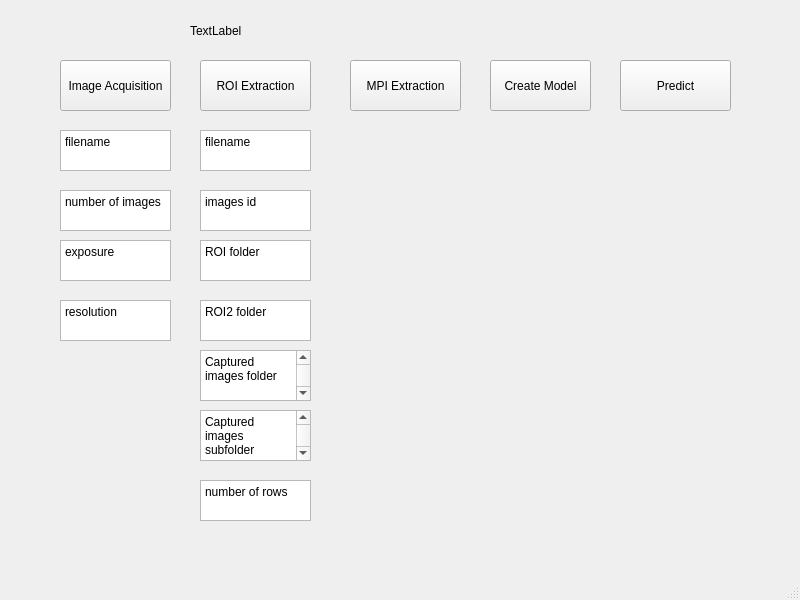
<?xml version="1.0" encoding="UTF-8"?>
<ui version="4.0">
 <class>MainWindow</class>
 <widget class="QMainWindow" name="MainWindow">
  <property name="geometry">
   <rect>
    <x>0</x>
    <y>0</y>
    <width>800</width>
    <height>600</height>
   </rect>
  </property>
  <property name="windowTitle">
   <string>MainWindow</string>
  </property>
  <widget class="QWidget" name="centralwidget">
   <widget class="QPushButton" name="pushButton">
    <property name="geometry">
     <rect>
      <x>60</x>
      <y>60</y>
      <width>111</width>
      <height>51</height>
     </rect>
    </property>
    <property name="text">
     <string>Image Acquisition</string>
    </property>
   </widget>
   <widget class="QPushButton" name="pushButton_2">
    <property name="geometry">
     <rect>
      <x>200</x>
      <y>60</y>
      <width>111</width>
      <height>51</height>
     </rect>
    </property>
    <property name="text">
     <string>ROI Extraction</string>
    </property>
   </widget>
   <widget class="QPushButton" name="pushButton_3">
    <property name="geometry">
     <rect>
      <x>350</x>
      <y>60</y>
      <width>111</width>
      <height>51</height>
     </rect>
    </property>
    <property name="text">
     <string>MPI Extraction</string>
    </property>
   </widget>
   <widget class="QPushButton" name="pushButton_4">
    <property name="geometry">
     <rect>
      <x>490</x>
      <y>60</y>
      <width>101</width>
      <height>51</height>
     </rect>
    </property>
    <property name="text">
     <string>Create Model</string>
    </property>
   </widget>
   <widget class="QPushButton" name="pushButton_5">
    <property name="geometry">
     <rect>
      <x>620</x>
      <y>60</y>
      <width>111</width>
      <height>51</height>
     </rect>
    </property>
    <property name="text">
     <string>Predict</string>
    </property>
   </widget>
   <widget class="QPlainTextEdit" name="plainTextEdit">
    <property name="geometry">
     <rect>
      <x>60</x>
      <y>130</y>
      <width>111</width>
      <height>41</height>
     </rect>
    </property>
    <property name="plainText">
     <string>filename
</string>
    </property>
   </widget>
   <widget class="QPlainTextEdit" name="plainTextEdit_2">
    <property name="geometry">
     <rect>
      <x>60</x>
      <y>190</y>
      <width>111</width>
      <height>41</height>
     </rect>
    </property>
    <property name="plainText">
     <string>number of images</string>
    </property>
   </widget>
   <widget class="QPlainTextEdit" name="plainTextEdit_3">
    <property name="geometry">
     <rect>
      <x>60</x>
      <y>240</y>
      <width>111</width>
      <height>41</height>
     </rect>
    </property>
    <property name="plainText">
     <string>exposure
</string>
    </property>
   </widget>
   <widget class="QPlainTextEdit" name="plainTextEdit_4">
    <property name="geometry">
     <rect>
      <x>60</x>
      <y>300</y>
      <width>111</width>
      <height>41</height>
     </rect>
    </property>
    <property name="plainText">
     <string>resolution
</string>
    </property>
   </widget>
   <widget class="QPlainTextEdit" name="plainTextEdit_5">
    <property name="geometry">
     <rect>
      <x>200</x>
      <y>130</y>
      <width>111</width>
      <height>41</height>
     </rect>
    </property>
    <property name="plainText">
     <string>filename
</string>
    </property>
   </widget>
   <widget class="QPlainTextEdit" name="plainTextEdit_6">
    <property name="geometry">
     <rect>
      <x>200</x>
      <y>190</y>
      <width>111</width>
      <height>41</height>
     </rect>
    </property>
    <property name="plainText">
     <string>images id
</string>
    </property>
   </widget>
   <widget class="QPlainTextEdit" name="plainTextEdit_7">
    <property name="geometry">
     <rect>
      <x>200</x>
      <y>240</y>
      <width>111</width>
      <height>41</height>
     </rect>
    </property>
    <property name="plainText">
     <string>ROI folder
</string>
    </property>
   </widget>
   <widget class="QPlainTextEdit" name="plainTextEdit_8">
    <property name="geometry">
     <rect>
      <x>200</x>
      <y>300</y>
      <width>111</width>
      <height>41</height>
     </rect>
    </property>
    <property name="plainText">
     <string>ROI2 folder
</string>
    </property>
   </widget>
   <widget class="QPlainTextEdit" name="plainTextEdit_9">
    <property name="geometry">
     <rect>
      <x>200</x>
      <y>350</y>
      <width>111</width>
      <height>51</height>
     </rect>
    </property>
    <property name="plainText">
     <string>Captured images folder
</string>
    </property>
   </widget>
   <widget class="QPlainTextEdit" name="plainTextEdit_10">
    <property name="geometry">
     <rect>
      <x>200</x>
      <y>410</y>
      <width>111</width>
      <height>51</height>
     </rect>
    </property>
    <property name="plainText">
     <string>Captured images subfolder
</string>
    </property>
   </widget>
   <widget class="QPlainTextEdit" name="plainTextEdit_11">
    <property name="geometry">
     <rect>
      <x>200</x>
      <y>480</y>
      <width>111</width>
      <height>41</height>
     </rect>
    </property>
    <property name="plainText">
     <string>number of rows</string>
    </property>
   </widget>
   <widget class="QLabel" name="label">
    <property name="geometry">
     <rect>
      <x>190</x>
      <y>10</y>
      <width>431</width>
      <height>41</height>
     </rect>
    </property>
    <property name="text">
     <string>TextLabel</string>
    </property>
   </widget>
  </widget>
  <widget class="QMenuBar" name="menubar">
   <property name="geometry">
    <rect>
     <x>0</x>
     <y>0</y>
     <width>800</width>
     <height>21</height>
    </rect>
   </property>
  </widget>
  <widget class="QStatusBar" name="statusbar"/>
 </widget>
 <resources/>
 <connections/>
</ui>
